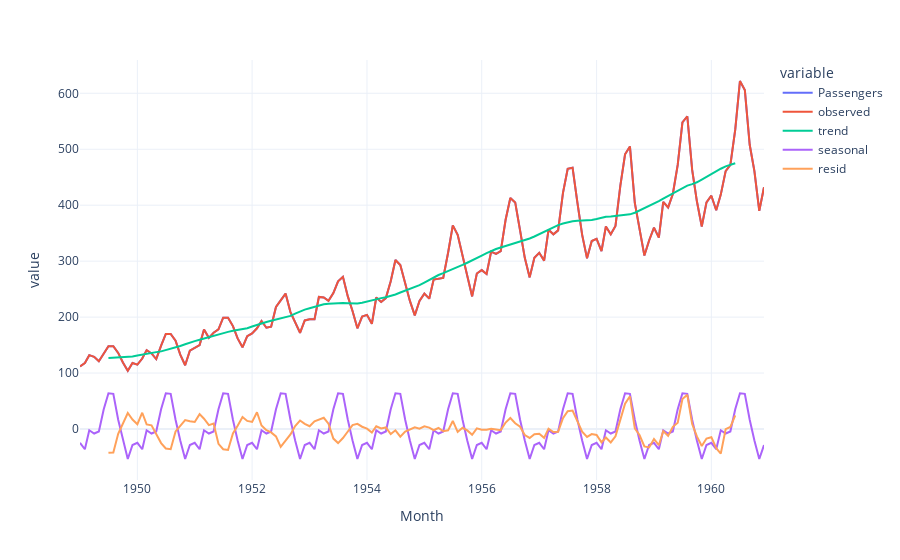

The code cell stored with this chart in its notebook:
### Markdown cell above
Podemos acceder a las componentes por serado e intentar ver su dimensión. Ademas, podemos dibujarlo con plotly para hacerlo interactivo

### Code cell
df_pax['observed'] = result.observed
df_pax['trend'] = result.trend
df_pax['seasonal'] = result.seasonal
df_pax['resid'] = result.resid
px.line(df_pax, template = 'plotly_white')

### Figure 1 — Plotly figure (JSON) as saved in the notebook; plotly's stock layout.template omitted (floating-point values rounded to 4 significant figures; data arrays with more than 128 entries replaced by an {"elided": "..."} marker saying what was removed)
{"data": [{"hovertemplate": "variable=Passengers<br>Month=%{x}<br>value=%{y}<extra></extra>", "legendgroup": "Passengers", "line": {"color": "#636efa", "dash": "solid"}, "mode": "lines", "name": "Passengers", "orientation": "v", "showlegend": true, "type": "scatter", "x": {"elided": "144 str values"}, "xaxis": "x", "y": {"elided": "144 int values"}, "yaxis": "y"}, {"hovertemplate": "variable=observed<br>Month=%{x}<br>value=%{y}<extra></extra>", "legendgroup": "observed", "line": {"color": "#EF553B", "dash": "solid"}, "mode": "lines", "name": "observed", "orientation": "v", "showlegend": true, "type": "scatter", "x": {"elided": "144 str values"}, "xaxis": "x", "y": {"elided": "144 int values"}, "yaxis": "y"}, {"hovertemplate": "variable=trend<br>Month=%{x}<br>value=%{y}<extra></extra>", "legendgroup": "trend", "line": {"color": "#00cc96", "dash": "solid"}, "mode": "lines", "name": "trend", "orientation": "v", "showlegend": true, "type": "scatter", "x": {"elided": "144 str values"}, "xaxis": "x", "y": {"elided": "144 float values"}, "yaxis": "y"}, {"hovertemplate": "variable=seasonal<br>Month=%{x}<br>value=%{y}<extra></extra>", "legendgroup": "seasonal", "line": {"color": "#ab63fa", "dash": "solid"}, "mode": "lines", "name": "seasonal", "orientation": "v", "showlegend": true, "type": "scatter", "x": {"elided": "144 str values"}, "xaxis": "x", "y": {"elided": "144 float values"}, "yaxis": "y"}, {"hovertemplate": "variable=resid<br>Month=%{x}<br>value=%{y}<extra></extra>", "legendgroup": "resid", "line": {"color": "#FFA15A", "dash": "solid"}, "mode": "lines", "name": "resid", "orientation": "v", "showlegend": true, "type": "scatter", "x": {"elided": "144 str values"}, "xaxis": "x", "y": {"elided": "144 float values"}, "yaxis": "y"}], "layout": {"legend": {"title": {"text": "variable"}, "tracegroupgap": 0}, "margin": {"t": 60}, "xaxis": {"anchor": "y", "domain": [0, 1], "title": {"text": "Month"}}, "yaxis": {"anchor": "x", "domain": [0, 1], "title": {"text": "value"}}}}
